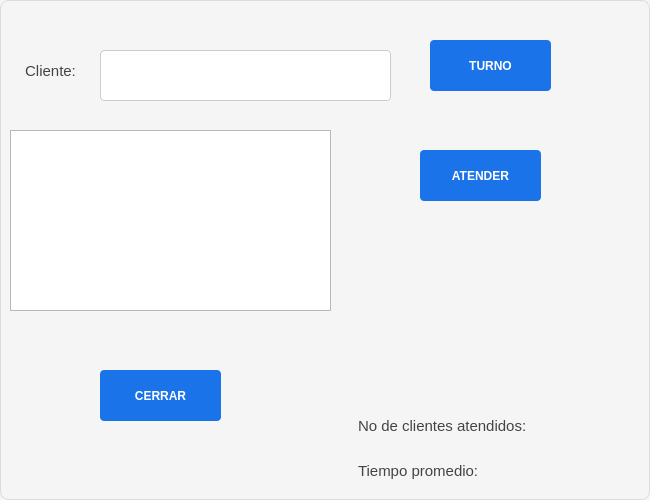
<?xml version="1.0" encoding="UTF-8"?>
<ui version="4.0">
 <class>Dialog</class>
 <widget class="QDialog" name="Dialog">
  <property name="geometry">
   <rect>
    <x>0</x>
    <y>0</y>
    <width>650</width>
    <height>500</height>
   </rect>
  </property>
  <property name="windowTitle">
   <string>Banco</string>
  </property>
  <property name="styleSheet">
   <string notr="true">/* Estilo general del diálogo */
QDialog {
    background-color: #f5f5f5;   /* Fondo claro */
    border: 1px solid #dcdcdc;   /* Borde sutil */
    border-radius: 8px;          /* Esquinas suaves */
    color: #333333;              /* Texto neutro */
}

/* Etiquetas */
QLabel {
    color: #444444;              /* Gris oscuro para contraste */
    padding: 4px;
}

/* Campos de texto */
QLineEdit {
    background-color: #ffffff;   /* Fondo blanco */
    border: 1px solid #cccccc;   /* Borde suave */
    border-radius: 4px;
    padding: 6px;
    selection-background-color: #87cefa; /* Azul claro al seleccionar */
    selection-color: #000000;
}

QLineEdit:focus {
    border: 1px solid #1a73e8;   /* Azul corporativo al enfocar */
    background-color: #fafafa;
}

/* Botones */
QPushButton {
    background-color: #1a73e8;   /* Azul profesional */
    color: #ffffff;
    border: none;
    border-radius: 4px;
    padding: 8px 14px;
    font-weight: bold;
}

QPushButton:hover {
    background-color: #1669c1;   /* Azul más intenso al pasar el cursor */
}

QPushButton:pressed {
    background-color: #0d47a1;   /* Azul profundo al presionar */
}

QPushButton:disabled {
    background-color: #e0e0e0;   /* Gris claro para deshabilitado */
    color: #888888;
}
</string>
  </property>
  <widget class="QPushButton" name="btn_turno">
   <property name="geometry">
    <rect>
     <x>430</x>
     <y>40</y>
     <width>121</width>
     <height>51</height>
    </rect>
   </property>
   <property name="text">
    <string>TURNO</string>
   </property>
  </widget>
  <widget class="QLabel" name="label">
   <property name="geometry">
    <rect>
     <x>10</x>
     <y>50</y>
     <width>81</width>
     <height>41</height>
    </rect>
   </property>
   <property name="font">
    <font>
     <pointsize>11</pointsize>
    </font>
   </property>
   <property name="text">
    <string>Cliente:</string>
   </property>
   <property name="alignment">
    <set>Qt::AlignCenter</set>
   </property>
  </widget>
  <widget class="QLineEdit" name="ent_turno">
   <property name="geometry">
    <rect>
     <x>100</x>
     <y>50</y>
     <width>291</width>
     <height>51</height>
    </rect>
   </property>
   <property name="font">
    <font>
     <pointsize>10</pointsize>
    </font>
   </property>
   <property name="text">
    <string/>
   </property>
  </widget>
  <widget class="QTextEdit" name="textEdit">
   <property name="geometry">
    <rect>
     <x>10</x>
     <y>130</y>
     <width>321</width>
     <height>181</height>
    </rect>
   </property>
   <property name="font">
    <font>
     <pointsize>11</pointsize>
    </font>
   </property>
  </widget>
  <widget class="QPushButton" name="btn_atender">
   <property name="geometry">
    <rect>
     <x>420</x>
     <y>150</y>
     <width>121</width>
     <height>51</height>
    </rect>
   </property>
   <property name="text">
    <string>ATENDER</string>
   </property>
  </widget>
  <widget class="QLabel" name="lbl_atendido">
   <property name="geometry">
    <rect>
     <x>340</x>
     <y>250</y>
     <width>291</width>
     <height>71</height>
    </rect>
   </property>
   <property name="font">
    <font>
     <pointsize>11</pointsize>
    </font>
   </property>
   <property name="text">
    <string/>
   </property>
   <property name="alignment">
    <set>Qt::AlignCenter</set>
   </property>
  </widget>
  <widget class="QPushButton" name="btn_cerrar">
   <property name="geometry">
    <rect>
     <x>100</x>
     <y>370</y>
     <width>121</width>
     <height>51</height>
    </rect>
   </property>
   <property name="text">
    <string>CERRAR</string>
   </property>
  </widget>
  <widget class="QLabel" name="lbl_cerrar">
   <property name="geometry">
    <rect>
     <x>340</x>
     <y>330</y>
     <width>291</width>
     <height>61</height>
    </rect>
   </property>
   <property name="font">
    <font>
     <pointsize>11</pointsize>
    </font>
   </property>
   <property name="text">
    <string/>
   </property>
  </widget>
  <widget class="QLabel" name="lbl_no_clientes">
   <property name="geometry">
    <rect>
     <x>350</x>
     <y>410</y>
     <width>291</width>
     <height>31</height>
    </rect>
   </property>
   <property name="font">
    <font>
     <pointsize>11</pointsize>
    </font>
   </property>
   <property name="text">
    <string>No de clientes atendidos: </string>
   </property>
  </widget>
  <widget class="QLabel" name="lbl_tiemp_prom">
   <property name="geometry">
    <rect>
     <x>350</x>
     <y>450</y>
     <width>291</width>
     <height>41</height>
    </rect>
   </property>
   <property name="font">
    <font>
     <pointsize>11</pointsize>
    </font>
   </property>
   <property name="text">
    <string>Tiempo promedio:</string>
   </property>
  </widget>
 </widget>
 <resources/>
 <connections/>
</ui>
